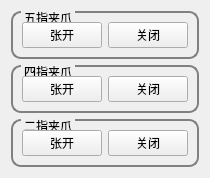
              <widget class="QWidget" name="tab_tab_debug_gripper">
               <attribute name="title">
                <string>夹爪调试</string>
               </attribute>
               <layout class="QVBoxLayout" name="verticalLayout_6">
                <item>
                 <widget class="QGroupBox" name="gBox_tab_debug_fivefinger">
                  <property name="styleSheet">
                   <string notr="true">QGroupBox{

border-width:2px;

border-style:solid;

border-radius: 10px;

border-color:gray;

margin-top:0.5ex;

}

QGroupBox::title{

subcontrol-origin:margin;

subcontrol-position:top left;

left:10px;

margin-left:0px;

padding:0 1px;

}</string>
                  </property>
                  <property name="title">
                   <string>五指夹爪</string>
                  </property>
                  <layout class="QHBoxLayout" name="horizontalLayout_13">
                   <item>
                    <widget class="QPushButton" name="btn_fivefinger_open">
                     <property name="maximumSize">
                      <size>
                       <width>150</width>
                       <height>50</height>
                      </size>
                     </property>
                     <property name="text">
                      <string>张开</string>
                     </property>
                    </widget>
                   </item>
                   <item>
                    <widget class="QPushButton" name="btn_fivefinger_close">
                     <property name="maximumSize">
                      <size>
                       <width>150</width>
                       <height>50</height>
                      </size>
                     </property>
                     <property name="text">
                      <string>关闭</string>
                     </property>
                    </widget>
                   </item>
                  </layout>
                 </widget>
                </item>
                <item>
                 <widget class="QGroupBox" name="gBox_tab_debug_fourfinger">
                  <property name="styleSheet">
                   <string notr="true">QGroupBox{

border-width:2px;

border-style:solid;

border-radius: 10px;

border-color:gray;

margin-top:0.5ex;

}

QGroupBox::title{

subcontrol-origin:margin;

subcontrol-position:top left;

left:10px;

margin-left:0px;

padding:0 1px;

}</string>
                  </property>
                  <property name="title">
                   <string>四指夹爪</string>
                  </property>
                  <layout class="QHBoxLayout" name="horizontalLayout_14">
                   <item>
                    <widget class="QPushButton" name="btn_fourfinger_open">
                     <property name="maximumSize">
                      <size>
                       <width>150</width>
                       <height>50</height>
                      </size>
                     </property>
                     <property name="text">
                      <string>张开</string>
                     </property>
                    </widget>
                   </item>
                   <item>
                    <widget class="QPushButton" name="btn_fourfinger_close">
                     <property name="maximumSize">
                      <size>
                       <width>150</width>
                       <height>50</height>
                      </size>
                     </property>
                     <property name="text">
                      <string>关闭</string>
                     </property>
                    </widget>
                   </item>
                  </layout>
                 </widget>
                </item>
                <item>
                 <widget class="QGroupBox" name="gBox_tab_debug_twofinger">
                  <property name="styleSheet">
                   <string notr="true">QGroupBox{

border-width:2px;

border-style:solid;

border-radius: 10px;

border-color:gray;

margin-top:0.5ex;

}

QGroupBox::title{

subcontrol-origin:margin;

subcontrol-position:top left;

left:10px;

margin-left:0px;

padding:0 1px;

}</string>
                  </property>
                  <property name="title">
                   <string>二指夹爪</string>
                  </property>
                  <layout class="QHBoxLayout" name="horizontalLayout_15">
                   <item>
                    <widget class="QPushButton" name="btn_twofinger_open">
                     <property name="maximumSize">
                      <size>
                       <width>150</width>
                       <height>50</height>
                      </size>
                     </property>
                     <property name="text">
                      <string>张开</string>
                     </property>
                    </widget>
                   </item>
                   <item>
                    <widget class="QPushButton" name="btn_twofinger_close">
                     <property name="maximumSize">
                      <size>
                       <width>150</width>
                       <height>50</height>
                      </size>
                     </property>
                     <property name="text">
                      <string>关闭</string>
                     </property>
                    </widget>
                   </item>
                  </layout>
                 </widget>
                </item>
               </layout>
              </widget>
